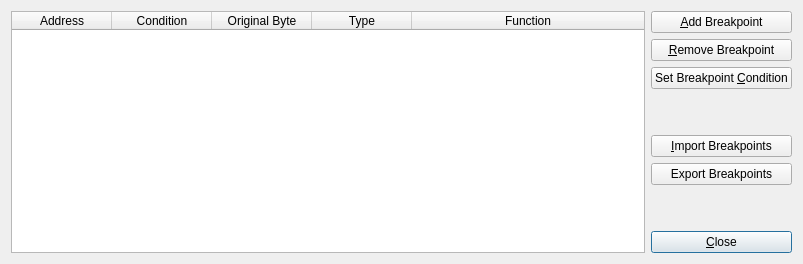
<?xml version="1.0" encoding="UTF-8"?>
<ui version="4.0">
 <author>Evan Teran</author>
 <class>BreakpointManager::DialogBreakpoints</class>
 <widget class="QDialog" name="DialogBreakpoints">
  <property name="geometry">
   <rect>
    <x>0</x>
    <y>0</y>
    <width>803</width>
    <height>264</height>
   </rect>
  </property>
  <property name="windowTitle">
   <string>Breakpoint Manager</string>
  </property>
  <layout class="QGridLayout">
   <item row="4" column="1">
    <widget class="QPushButton" name="btnImport">
     <property name="text">
      <string>&amp;Import Breakpoints</string>
     </property>
    </widget>
   </item>
   <item row="2" column="1">
    <widget class="QPushButton" name="btnCondition">
     <property name="text">
      <string>Set Breakpoint &amp;Condition</string>
     </property>
    </widget>
   </item>
   <item row="6" column="1">
    <spacer>
     <property name="orientation">
      <enum>Qt::Vertical</enum>
     </property>
     <property name="sizeHint" stdset="0">
      <size>
       <width>20</width>
       <height>40</height>
      </size>
     </property>
    </spacer>
   </item>
   <item row="7" column="1">
    <widget class="QPushButton" name="okButton">
     <property name="text">
      <string>&amp;Close</string>
     </property>
     <property name="default">
      <bool>true</bool>
     </property>
    </widget>
   </item>
   <item row="1" column="1">
    <widget class="QPushButton" name="btnRemove">
     <property name="text">
      <string>&amp;Remove Breakpoint</string>
     </property>
    </widget>
   </item>
   <item row="0" column="1">
    <widget class="QPushButton" name="btnAdd">
     <property name="text">
      <string>&amp;Add Breakpoint</string>
     </property>
    </widget>
   </item>
   <item row="0" column="0" rowspan="8">
    <widget class="QTableWidget" name="tableWidget">
     <property name="editTriggers">
      <set>QAbstractItemView::NoEditTriggers</set>
     </property>
     <property name="alternatingRowColors">
      <bool>true</bool>
     </property>
     <property name="selectionMode">
      <enum>QAbstractItemView::SingleSelection</enum>
     </property>
     <property name="selectionBehavior">
      <enum>QAbstractItemView::SelectRows</enum>
     </property>
     <attribute name="horizontalHeaderStretchLastSection">
      <bool>true</bool>
     </attribute>
     <attribute name="verticalHeaderVisible">
      <bool>false</bool>
     </attribute>
     <column>
      <property name="text">
       <string>Address</string>
      </property>
     </column>
     <column>
      <property name="text">
       <string>Condition</string>
      </property>
     </column>
     <column>
      <property name="text">
       <string>Original Byte</string>
      </property>
     </column>
     <column>
      <property name="text">
       <string>Type</string>
      </property>
     </column>
     <column>
      <property name="text">
       <string>Function</string>
      </property>
     </column>
    </widget>
   </item>
   <item row="3" column="1">
    <spacer name="verticalSpacer">
     <property name="orientation">
      <enum>Qt::Vertical</enum>
     </property>
     <property name="sizeHint" stdset="0">
      <size>
       <width>20</width>
       <height>40</height>
      </size>
     </property>
    </spacer>
   </item>
   <item row="5" column="1">
    <widget class="QPushButton" name="btnExport">
     <property name="text">
      <string>Export Breakpoints</string>
     </property>
    </widget>
   </item>
  </layout>
 </widget>
 <tabstops>
  <tabstop>tableWidget</tabstop>
  <tabstop>btnAdd</tabstop>
  <tabstop>btnRemove</tabstop>
  <tabstop>btnCondition</tabstop>
  <tabstop>okButton</tabstop>
 </tabstops>
 <resources/>
 <connections>
  <connection>
   <sender>okButton</sender>
   <signal>clicked()</signal>
   <receiver>DialogBreakpoints</receiver>
   <slot>accept()</slot>
   <hints>
    <hint type="sourcelabel">
     <x>793</x>
     <y>254</y>
    </hint>
    <hint type="destinationlabel">
     <x>516</x>
     <y>174</y>
    </hint>
   </hints>
  </connection>
 </connections>
 <slots>
  <slot>on_btnImport_clicked()</slot>
  <slot>on_btnExport_clicked()</slot>
 </slots>
</ui>
